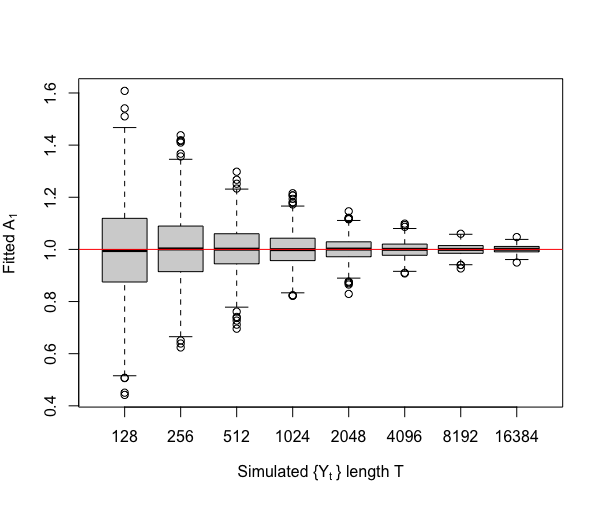

Here is the R script that generated this plot:
# SIMULATION PARAMETERS
set.seed(0)
NUM_SIM = 1000
POWER = 7:14
fitted_results = matrix(0,nrow = NUM_SIM, ncol = length(POWER))
c_k = 1

# SIMULATION
for (j in 1:length(7:14)) {
  T = 2^(POWER[j])
  for (sim in 1:NUM_SIM) {
    y = sim.fexp(c_k, T = T)
    fitted_results[sim,j] = fit.fexp(y, p = 1)[["c_k"]]
  }
}

# RESULTS
sum((fitted_results-c_k)^2)/NUM_SIM
boxplot(fitted_results, names=c("128", "256", "512", "1024", "2048", "4096", "8192","16384"),
                        xlab = expression('Simulated {Y' [t]~'} length T'), ylab = expression('Fitted A'[1]))
abline(h=c_k, col = "red")

mse = apply(fitted_results, 2, function(x) mean((x - c_k)^2))
